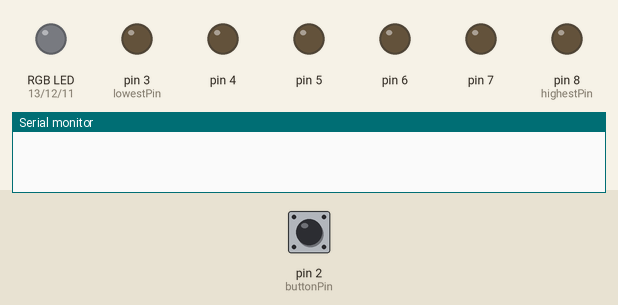
Recording of a sketch running on a simulated Arduino Uno, built with avr-gcc and run on an emulated ATmega328P. Parts: an RGB LED mixed from three pins (HIGH = lit), output pins drawn as LEDs (lit = HIGH), the last lines printed to the serial monitor. Dashed ring = blinking. The inputs (shaded band) are chosen by the test bench; at power-on: pin 2 (buttonPin) HIGH.

Above: at 1.2 s.
1.3 s: pin 2 (buttonPin) pulled LOW for 0.15 s
At 2.9 s:
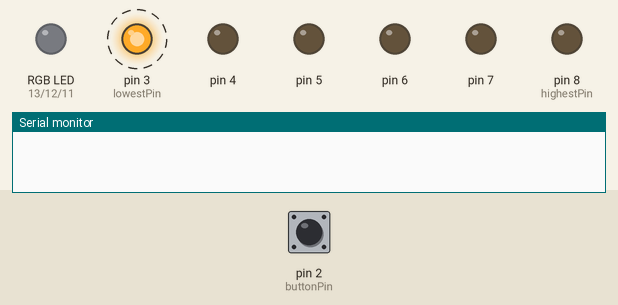
7.4 s: pin 2 (buttonPin) pulled LOW for 1 s
At 8.0 s:
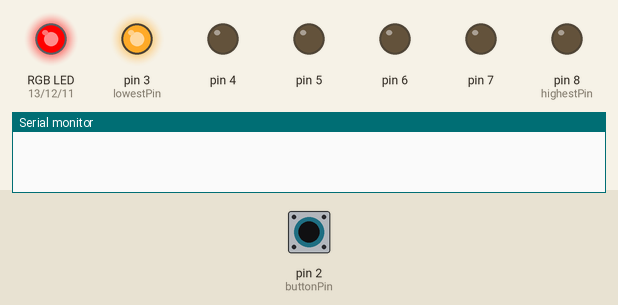
11.4 s: pin 2 (buttonPin) pulled LOW for 3.2 s
At 21.5 s:
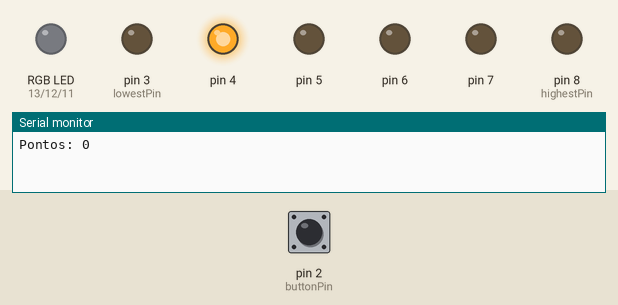
Timing chart, 0 to 24.1 s (numbered marks = the images above; inputs shaded):
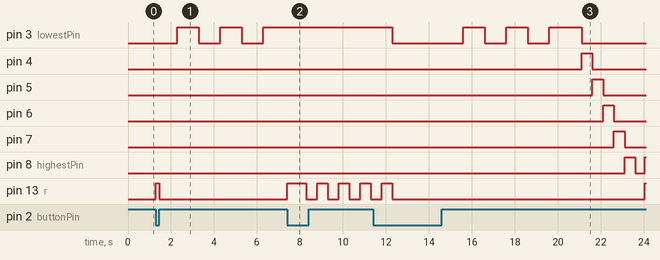

Measured:
- after the input at 1.3 s, pin 3 (lowestPin): alternates HIGH for 1.0 s and LOW for 1.0 s, starting after 1.0 s; pin 13 (r): LOW → HIGH at once, → LOW 0.15 s later
- after the input at 7.4 s, pin 3 (lowestPin): stays HIGH (without the input it goes to LOW after 0.40 s); pin 4: stays LOW (without the input it goes to HIGH after 0.40 s)
- after the input at 11.4 s, pin 4: LOW → HIGH after 9.7 s, → LOW 0.50 s later; pin 5: LOW → HIGH after 10.2 s, → LOW 0.50 s later; pin 6: LOW → HIGH after 10.7 s, → LOW 0.50 s later; pin 7: LOW → HIGH after 11.2 s, → LOW 0.50 s later; pin 8 (highestPin): LOW → HIGH after 11.7 s, → LOW 0.50 s later, → HIGH 0.45 s later

The sketch:

arduhero.ino
```cpp
//Define os pinos dos LEDs, botões e LED RGB.
const
int lowestPin = 3;

const
int highestPin = 8;

int buttonPin = 2;

int r = 13;
int g = 12;
int b = 11;

//Define variáveis para lógica do jogo.
volatile int buttonState;
volatile int ledState;
volatile bool acerto;
volatile bool verificador = false;
volatile bool pointFlag = false;
volatile bool gameBegin = false;
int pontos = 0;
int valorDelay;

//Interrupt que será chamado sempre que o botão for pressionado;
void buttonInterrupt() {

  //Muda o estado de gameBegin para iniciar o jogo
  if (!gameBegin) {
    gameBegin = true;
  }

  //O comportamento do interrupt fazia com que essa parte do código rodasse várias vezes
  //a cada pressionar do botão, por isso criei a variável verificador.
  //verificador é uma variável que serve para confirmar o acionamento do botão.
  //se o botão já estiver pressionado, ele não vai rodar essa parte
  //isso evita o código de rodar a mesma parte várias vezes
  if (verificador == false) {
    buttonState = digitalRead(buttonPin);
    ledState = digitalRead(highestPin);

    //Verifica se o botão foi pressionado quando o último led ("highestPin") estava aceso.
    //Caso sim, conta o acionamento como um acerto.
    if (ledState == HIGH && buttonState == LOW) {
      digitalWrite(g, HIGH);
      digitalWrite(r, LOW);
      acerto = true;
      verificador = true;

      //pointFlag é uma flag para contabilizar os pontos dentro do loop
      pointFlag = true;
    }

    //Caso o usuário erre.
    else if (ledState == LOW && buttonState == LOW) {
      digitalWrite(r, HIGH);
      digitalWrite(g, LOW);
      acerto = false;
      verificador = true;
    }
    else {
      digitalWrite(r, LOW);
      digitalWrite(g, LOW);
      verificador = true;
    }
  }
  else {
    digitalWrite(r, LOW);
    digitalWrite(g, LOW);
  }
}

void setup() {

  //define todos os pins como OUTPUT
  for (int thisPin = lowestPin; thisPin <= highestPin; thisPin++) {
    pinMode(thisPin, OUTPUT);
  }

  pinMode(r, OUTPUT);
  pinMode(g, OUTPUT);
  pinMode(b, OUTPUT);

  Serial.begin(9600);
  pinMode(buttonPin, INPUT_PULLUP);
  attachInterrupt(digitalPinToInterrupt(buttonPin), buttonInterrupt, CHANGE);

}

void loop() {
  if (gameBegin) {

    acerto = true;

    //valorDelay define a velocidade do jogo
    valorDelay = 500;
    delay(1000);
    digitalWrite(lowestPin, HIGH);
    delay(1000);
    digitalWrite(lowestPin, LOW);
    delay(1000);
    digitalWrite(lowestPin, HIGH);
    delay(1000);
    digitalWrite(lowestPin, LOW);
    delay(1000);
    digitalWrite(lowestPin, HIGH);
    delay(1000);


    while (acerto == true) {

      //Esse "for" serve para acionar um led por vez
      //e verificar o estado do jogo a cada led acionado
      for (int thisPin = lowestPin; thisPin <= highestPin; thisPin++) {
        verificador = false;

        if (thisPin == lowestPin) {
          digitalWrite(thisPin, LOW);
        }

        digitalWrite(thisPin, HIGH);

        if (thisPin == highestPin) {
          digitalWrite(thisPin-1, LOW);
          delay(valorDelay);
          digitalWrite(thisPin, LOW);

          //Vai deixando o jogo mais rápido a cada loop
          if (valorDelay >= 500) {
            valorDelay -= 50;
          }
          else if (valorDelay < 500 && valorDelay >= 200) {
            valorDelay -= 10;
          }
          else if (valorDelay < 200 && valorDelay >= 60) {
            valorDelay -= 2;
          }
          else if (valorDelay <= 60) {
            valorDelay = 58;
          }

          //Se a pontuação não mudou quer dizer que o usuário não acertou.
          if (!pointFlag) {
            acerto = false;
          }
        }
        else if (thisPin != 3) {
          digitalWrite(thisPin-1, LOW);
        }

        delay(valorDelay);

        if (pointFlag) {
          pontos++;
          pointFlag = false;
        }

        if (!acerto) {
          //finaliza o jogo em caso de erro
          digitalWrite(r, HIGH);
          digitalWrite(thisPin, HIGH);
          delay(500);
          digitalWrite(r, LOW);
          delay(500);
          digitalWrite(r, HIGH);
          delay(500);
          digitalWrite(r, LOW);
          delay(500);
          digitalWrite(r, HIGH);
          delay(500);
          digitalWrite(r, LOW);
          delay(500);
          digitalWrite(r, HIGH);
          delay(500);
          digitalWrite(r, LOW);
          delay(500);
          digitalWrite(r, HIGH);
          delay(500);
          digitalWrite(r, LOW);
          digitalWrite(thisPin, LOW);
          Serial.print("Pontos: ");
          Serial.println(pontos);
          pontos = 0;
          gameBegin = false;
          if (valorDelay < 100) {
            Serial.println("Vc... eh o verdadeiro Ardu Hero...");
          }
          return;
        }
      }
    }
  }

}
```
